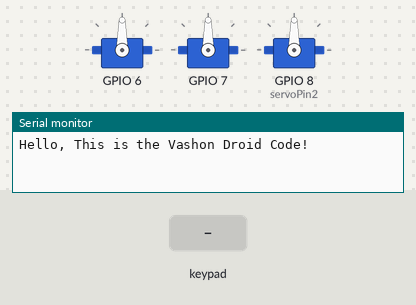
Bench run of a sketch on a simulated ESP32. On the bench: 3 × servo, the last lines printed to the serial monitor. Inputs (shaded band) come from the test bench. The audio player accepts every command and is not drawn.

Above: at 1.7 s.
1.8 s: key 'O' pressed
At 2.0 s:
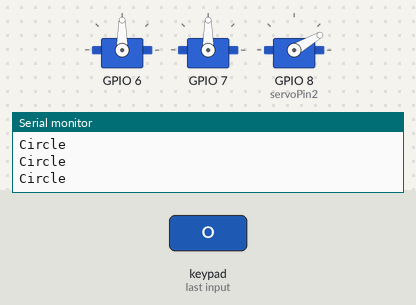
3.7 s: key 'S' pressed
At 3.9 s:
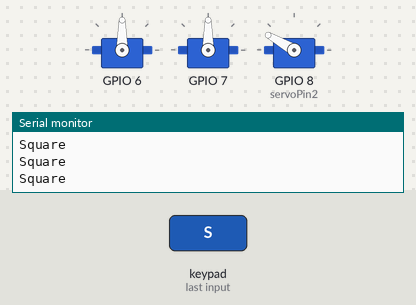
5.6 s: key 'U' pressed
At 5.8 s:
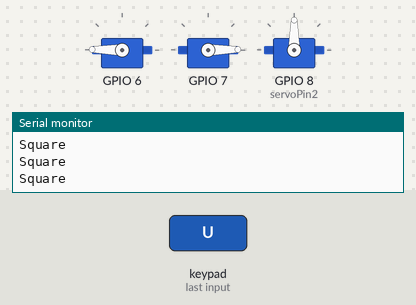
7.5 s: key 'D' pressed
At 7.7 s:
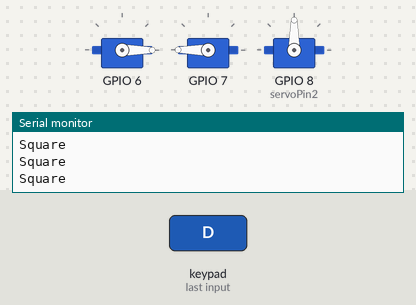
9.4 s: key 'L' pressed
At 9.6 s:
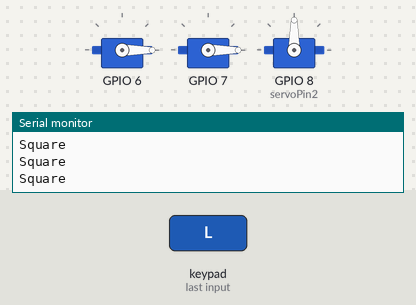
11.3 s: key 'R' pressed
At 11.5 s:
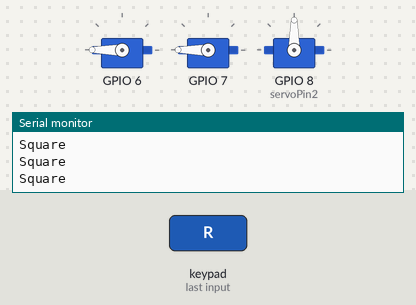
Timing chart, 0 to 14.2 s (numbered marks = the images above; inputs shaded):
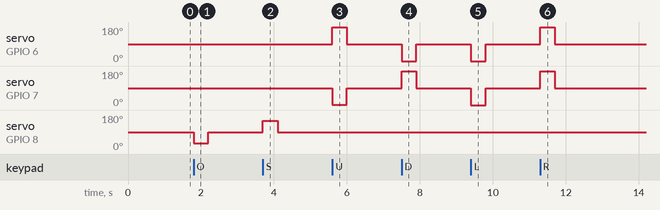

Measured:
- after the input at 1.8 s, servo on GPIO 8 (servoPin2): 90° → 30° at once, → 90° 0.40 s later
- after the input at 3.7 s, servo on GPIO 8 (servoPin2): 90° → 150° at once, → 90° 0.40 s later
- after the input at 5.6 s, servo on GPIO 6: 90° → 179° at once, → 90° 0.40 s later; servo on GPIO 7: 90° → 1° at once, → 90° 0.40 s later
- after the input at 7.5 s, servo on GPIO 6: 90° → 0° at once, → 90° 0.40 s later; servo on GPIO 7: 90° → 180° at once, → 90° 0.40 s later
- after the input at 9.4 s, servo on GPIO 6, servo on GPIO 7: 90° → 0° at once, → 90° 0.40 s later
- after the input at 11.3 s, servo on GPIO 6, servo on GPIO 7: 90° → 180° at once, → 90° 0.40 s later

The sketch:

BB-R2.ino
```cpp
/*
  Modified control software to allow use of an ESP32 board in conjusction with Dabble

  ///////////////////////////////////////////////////////////////////////////////////////
  //Connections
  ///////////////////////////////////////////////////////////////////////////////////////
  ESP32
  Servo1 = 7  Left drive
  Servo2 = 8  Right drive
  Servo3 = 9  Dome
  DFPlayer Rx = 0
  DFPlayer Tx = 1
*//////////////////////////////////////////////////////////////////////////////////////

//
//Drive motor mixing code taken from        https://www.impulseadventure.com/elec/robot-differential-steering.html
//

#include <Arduino.h>
#include <pwmWrite.h>
Pwm pwm = Pwm();
#include <HardwareSerial.h>
#include "soc/soc.h"
#include "soc/rtc_cntl_reg.h"
#include <DabbleESP32.h>
#define CUSTOM_SETTINGS
#define INCLUDE_GAMEPAD_MODULE
#include "DFRobotDFPlayerMini.h"

  HardwareSerial DFSerial(1);
  DFRobotDFPlayerMini myDFPlayer;
  bool PlayLabel = false;
  long Player_Timer = 0;
  int sound_called = 0;

int servoPin1 = D5;  //Left Drive
int servoPin2 = D8;  //Right Drive
int servoPin3 = D9;  //Dome


 long previousMillis = 0;
 int timeout = 1000;

unsigned long elapsedTime; // time current

byte receivedChar;        // serial data received from bluetooth device

int x_drive = 90;                     // value from joystick
int y_drive = 90;                     // value from joystick

// Differential Steering Variables  ////////////////////////////////////////
// INPUTS
int     nJoyX;              // Joystick X input                     (-128..+127)
int     nJoyY;              // Joystick Y input                     (-128..+127)

// OUTPUTS
int     nMotMixL;           // Motor (left)  mixed output           (-128..+127)
int     nMotMixR;           // Motor (right) mixed output           (-128..+127)

// CONFIG
// - fPivYLimt  : The threshold at which the pivot action starts
//                This threshold is measured in units on the Y-axis
//                away from the X-axis (Y=0). A greater value will assign
//                more of the joystick's range to pivot actions.
//                Allowable range: (0..+127)
float fPivYLimit = 32.0;

// TEMP VARIABLES
float   nMotPremixL;    // Motor (left)  premixed output        (-128..+127)
float   nMotPremixR;    // Motor (right) premixed output        (-128..+127)
int     nPivSpeed;      // Pivot Speed                          (-128..+127)
float   fPivScale;      // Balance scale b/w drive and pivot    (   0..1   )

///////////////////////////////////////////////////////////////////////////////


void setup() {
  // put your setup code here, to run once:

  Serial.begin(115200);      // make sure your Serial Monitor is also set at this baud rate.
  Dabble.begin("MyVashonDroid");       //set bluetooth name of your device

  WRITE_PERI_REG(RTC_CNTL_BROWN_OUT_REG, 0); //disable brownout detector
  DFSerial.begin(9600, SERIAL_8N1, D0, D1);  // speed, type, RX, TX
  myDFPlayer.begin(DFSerial); //Initialize DFPlayer


  Serial.println("Hello, This is the Vashon Droid Code!");
  myDFPlayer.play(1);

/****************************  Setup DFPlayer ************************************/
/***************************************************************************/

  //myDFPlayer.setTimeOut(500); //Set serial communictaion time out 500ms
  myDFPlayer.volume(25);  //Set volume value (0~30).

  //----Set different EQ----
  myDFPlayer.EQ(DFPLAYER_EQ_NORMAL);

  //----Set device we use SD as default----
  myDFPlayer.outputDevice(DFPLAYER_DEVICE_SD);

/***************************************************************************/
/***************************************************************************/

}

void loop() {
// put your main code here, to run repeatedly:

 // called functions////////////////////////////////////////////////////////////////////////

  read_dabble();
  drive_servos();
  Dome_servo();
   if (GamePad.isTrianglePressed())
   {
   Serial.println("Triangle");
   myDFPlayer.play(2);
   delay(100);
   }
   if (GamePad.isCrossPressed())
   {
	 Serial.println("Cross");
   myDFPlayer.play(3);
   delay(100);
   }
   if (GamePad.isSelectPressed())
   {
   Serial.println("Select");
   myDFPlayer.play(4);
   delay(100);
   }
   if (GamePad.isStartPressed())
   {
   Serial.println("Start");
   myDFPlayer.play(5);
   delay(100);
   }

}

void read_dabble() {
// Read the input from the Dabble controller
   Dabble.processInput();
  }

void drive_servos(){

// Pull Joystick Values
   x_drive = GamePad.getXaxisData();
   y_drive = GamePad.getYaxisData();
   nJoyX = map(x_drive,6,-7,-127,127);  // Map -7 to 6 to -127, 127
   nJoyY = map(y_drive,-6,7,127,-127);  // Map -6 to 7 to -127, 127
   if (x_drive == 0) {nJoyX = 0;}       // Zero out mapping of joystick centered
   if (y_drive == 0) {nJoyY = 0;}       // Zero out mapping of joystick centered

// Calculate Drive Turn output due to Joystick X input
if (nJoyY >= 0) {
  // Forward
  nMotPremixL = (nJoyX>=0)? 127.0 : (127.0 + nJoyX);
  nMotPremixR = (nJoyX>=0)? (127.0 - nJoyX) : 127.0;
} else {
  // Reverse
  nMotPremixL = (nJoyX>=0)? (127.0 - nJoyX) : 127.0;
  nMotPremixR = (nJoyX>=0)? 127.0 : (127.0 + nJoyX);
}

// Scale Drive output due to Joystick Y input (throttle)
nMotPremixL = nMotPremixL * nJoyY/128.0;
nMotPremixR = nMotPremixR * nJoyY/128.0;

// Now calculate pivot amount
// - Strength of pivot (nPivSpeed) based on Joystick X input
// - Blending of pivot vs drive (fPivScale) based on Joystick Y input
nPivSpeed = nJoyX;
fPivScale = (abs(nJoyY)>fPivYLimit)? 0.0 : (1.0 - abs(nJoyY)/fPivYLimit);

// Calculate final mix of Drive and Pivot
nMotMixL = (1.0-fPivScale)*nMotPremixL + fPivScale*( nPivSpeed);
nMotMixR = (1.0-fPivScale)*nMotPremixR + fPivScale*(-nPivSpeed);

  // Do something with x and y
nMotMixL = map(nMotMixL,127,-127,0,180);  // Map from -127 to 127 to servo values of 0-180
nMotMixR = map(nMotMixR,127,-127,180,0);  // Map from -127 to 127 to servo values of 0-180
  pwm.writeServo(servoPin1, nMotMixL);  // Move the Left Servo
  pwm.writeServo(servoPin2, nMotMixR);  // Move the Right Servo
  //Serial.print("L:");
  //Serial.print(nMotMixL);
  //Serial.print(" R:");
  //Serial.println(nMotMixR);
}

void  Dome_servo(){
  if (GamePad.isSquarePressed())  //Turn Dome Left
   {
   Serial.println("Square");
   pwm.writeServo(servoPin3, 150);
   }
  if (GamePad.isCirclePressed())  //Turn Dome Right
   {
   Serial.println("Circle");
   pwm.writeServo(servoPin3, 30);
   }
  if (!GamePad.isCirclePressed() && !GamePad.isSquarePressed())
   {
   pwm.writeServo(servoPin3, 90.5);
   }
}
```
